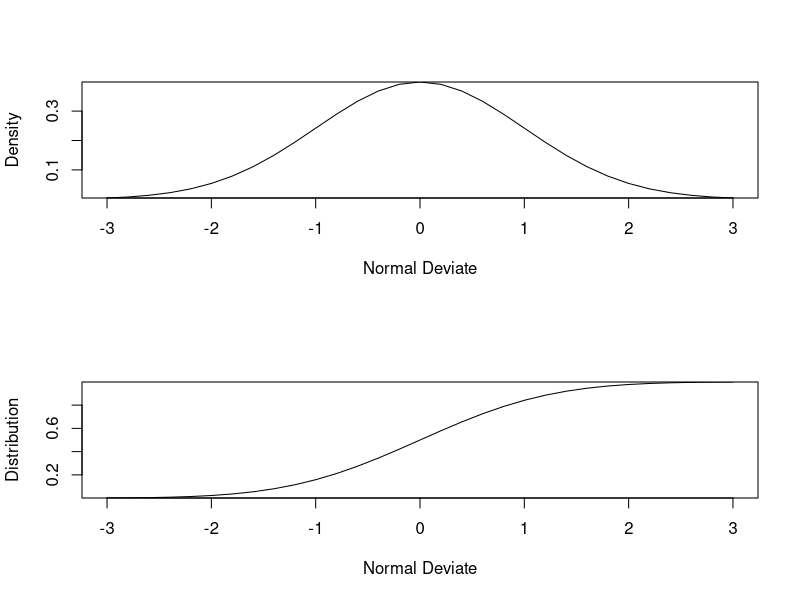

Write the R code that produced this figure.
x <- pretty(c(-3, 3), 30)
y <- dnorm(x)
z <- pnorm(x)
#图形组合
par(mfrow=c(2, 1))
#密度函数图形
plot(x, y, 
     type = "l",
     xlab = "Normal Deviate",
     ylab = "Density",
     yaxs = "i")
#分布函数图形
plot(x, z, 
     type = "l",
     xlab = "Normal Deviate",
     ylab = "Distribution",
     yaxs = "i")

pnorm(1.96)

qnorm(.9, mean = 500, sd = 10)

rnorm(50, mean = 50, sd = 10)


